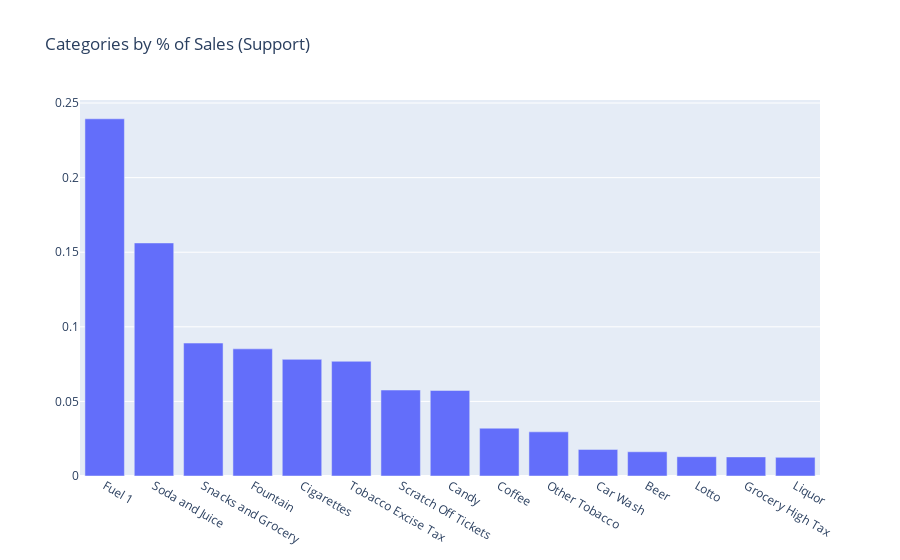

Notebook cell for this chart:
### Code cell
fig = go.Figure([go.Bar(x=cat_count.index, y=cat_count.values)])
fig.update_layout(title='Categories by % of Sales (Support)')
fig.show()

### Figure 1 — Plotly figure (JSON) as saved in the notebook; plotly's stock layout.template omitted (floating-point values rounded to 4 significant figures)
{"data": [{"type": "bar", "x": ["Fuel 1", "Soda and Juice", "Snacks and Grocery", "Fountain", "Cigarettes", "Tobacco Excise Tax", "Scratch Off Tickets", "Candy", "Coffee", "Other Tobacco", "Car Wash", "Beer", "Lotto", "Grocery High Tax", "Liquor"], "y": [0.2394, 0.1562, 0.08911, 0.08523, 0.07818, 0.07689, 0.05763, 0.05734, 0.03205, 0.02961, 0.01782, 0.01624, 0.01293, 0.01279, 0.0125]}], "layout": {"title": {"text": "Categories by % of Sales (Support)"}}}
